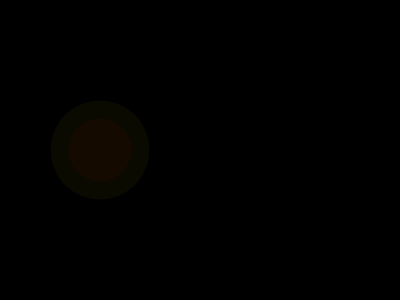
Frame 1 (no input)
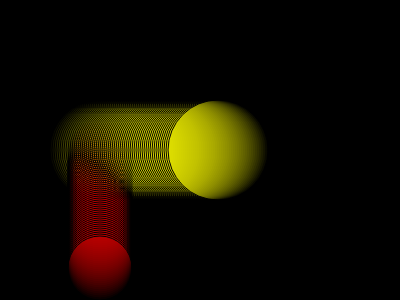
Frame 60 (no input)
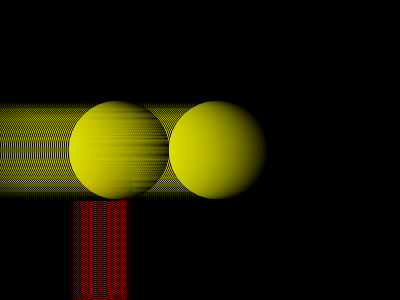
Frame 120 (the mouse pressed at the canvas centre since frame 60)

The p5.js sketch that drew these frames (run headless with seeded random() and noise() and a simulated clock; from frame 60 on, the mouse is pressed at the canvas centre):

// p5.js sketch
// ── sketch.js
// https://editor.p5js.org/jht1493/sketches/kEX_hk4mU
// circleX object literal

let circle1 = {
  x: 100,
  y: 150,
  s: 2,
  d: 64,
  c: [255,0,0,10] // [red,green,blue,alpha]
}
let circle2 = {
  x: 100,
  y: 150,
  s: 2,
  d: 100,
  c: [255,255,0,10] // [red,green,blue,alpha]
}

function setup() {
  createCanvas(400, 300).mousePressed(function () {
    circle2.x = 0;
  })
  createButton('backg 0').mousePressed(function() {
    console.log('calling background');
    background(0);
  });
  createButton('down').mousePressed(function() {
    circle2.y = (circle2.y + 40) % height
  });
  createButton('change color').mousePressed(function() {
    // circle2.c = [random(255),random(255),random(255),10]
    // circle2.c = random(['red','green','yellow'])
    // circle2.c = random([100,200,10]); // gray value
    let r = [255,0,0,10]
    let g = [0,255,0,10]
    let y = [255,255,0,10]
    circle2.c = random([r,g,y]); 
  });
  background(0);
}

function draw() {
  // background(0);
  // noStroke();
  fill(circle1.c);
  circle(circle1.x, circle1.y, circle1.d);
  circle1.y = (circle1.y + circle1.s) % width;

  fill(circle2.c);
  circle(circle2.x, circle2.y, circle2.d);
  circle2.x = (circle2.x + circle2.s) % width;
}

// https://editor.p5js.org/jht1493/sketches/L55nCCMds
// circleX buttons

// Move to myCanvas.mousePressed to allow buttons
// to work.
// function mousePressed() {
//   circleX = 0;
// }

// https://editor.p5js.org/jht1493/sketches/JVoQAP3aM
// variable circleX myCanvas

// Make Your Own (Make Your Own Variable)
// Code! Programming with p5.js
// The Coding Train / Daniel Shiffman
// https://thecodingtrain.com/beginners/p5js/2.2-make-your-own.html
// https://youtu.be/dRhXIIFp-ys

// Make Your Own Variable: https://editor.p5js.org/codingtrain/sketches/xPXNdPy17
// Growing Circle Exercise: https://editor.p5js.org/codingtrain/sketches/ehbMJ-otC
